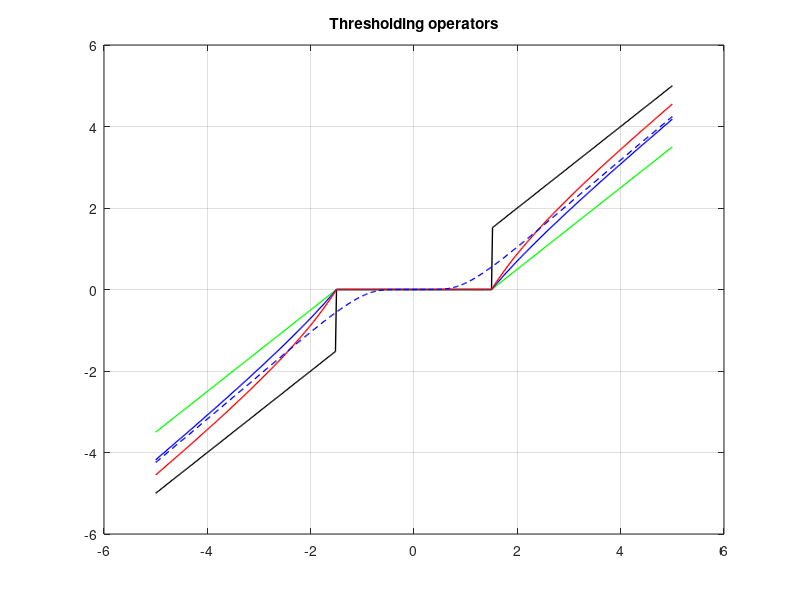

Here is the MATLAB script that generated this plot: (Note: this script raises an error after producing the figure.)
function thresholding_op
close,clc,clear all

x=[-5:0.02:5];
thr=1.5;
normp=0.5;
y1=HardThresh(x,thr);
y2=SoftThresh(x,thr);
y3=pThresh(x,thr,normp);
y4=SteinThresh(x,thr);
y5=pexpThresh(x,thr,normp);
plot(x,y1,'k','linewidth',1)
hold on
plot(x,y2,'g','linewidth',1)
hold on 
plot(x,y3,'b','linewidth',1)
hold on
plot(x,y4,'r','linewidth',1)
hold on
plot(x,y5,'b--','linewidth',1)
grid on
title('Thresholding operators')
legend('Hard',...
    'Soft',...
    'pThresh,p=0.5',...
    'Stein',...
    'exponential,p=0.5',4)

function y=HardThresh(x,thr)
y=   x .* (abs(x) > thr);

function y=SoftThresh(x, thr)
y = x.* max(1.0-thr./(abs(x)+(x==0)),0.0);

function y=SteinThresh(x,thr)
y = x.* max(1.0-(thr./(abs(x)+(x==0))).^2,0.0);

function y=pThresh(x, thr, normp)
y = x.* max(1.0-(thr./(abs(x)+(x==0))).^(2-normp),0.0);

function y=pexpThresh(x, thr, normp)
y=x.*exp(-(thr./(abs(x)+(x==0))).^(2-normp));
